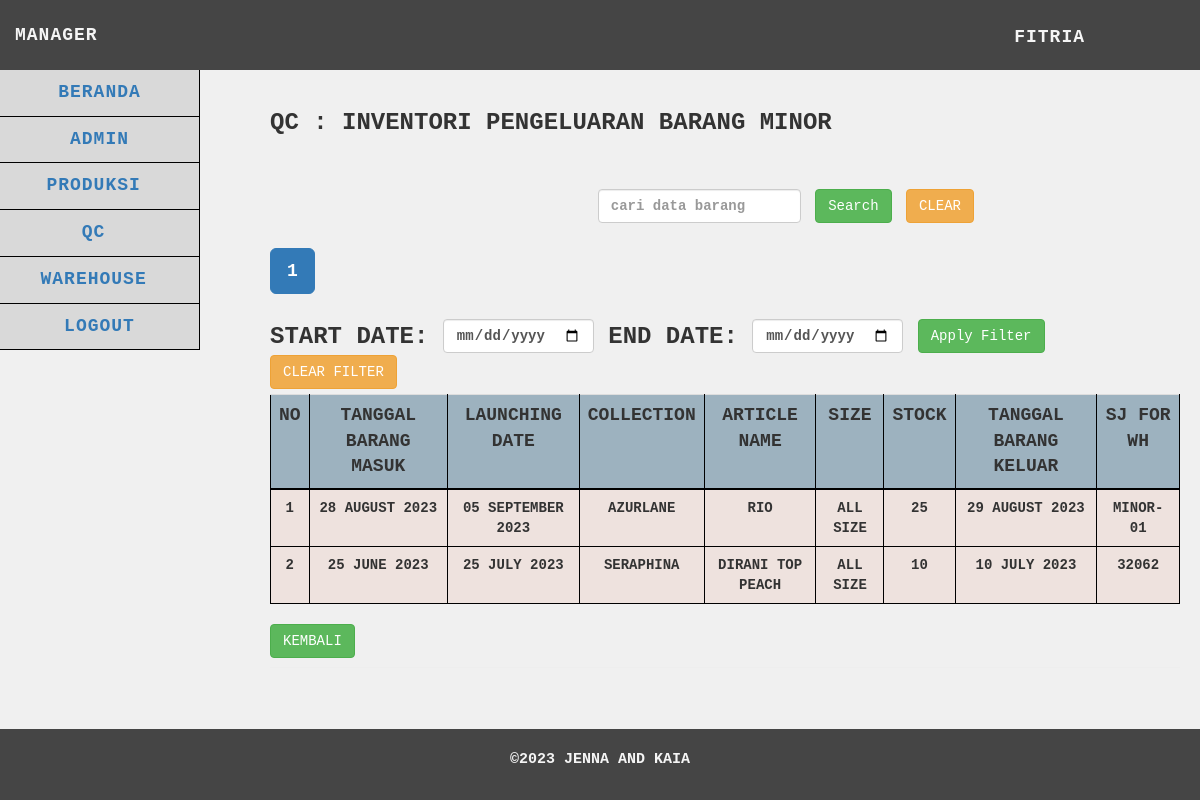
Page /manager/qc/barangminor/barangminor.php (signed in) on the earlier database version.
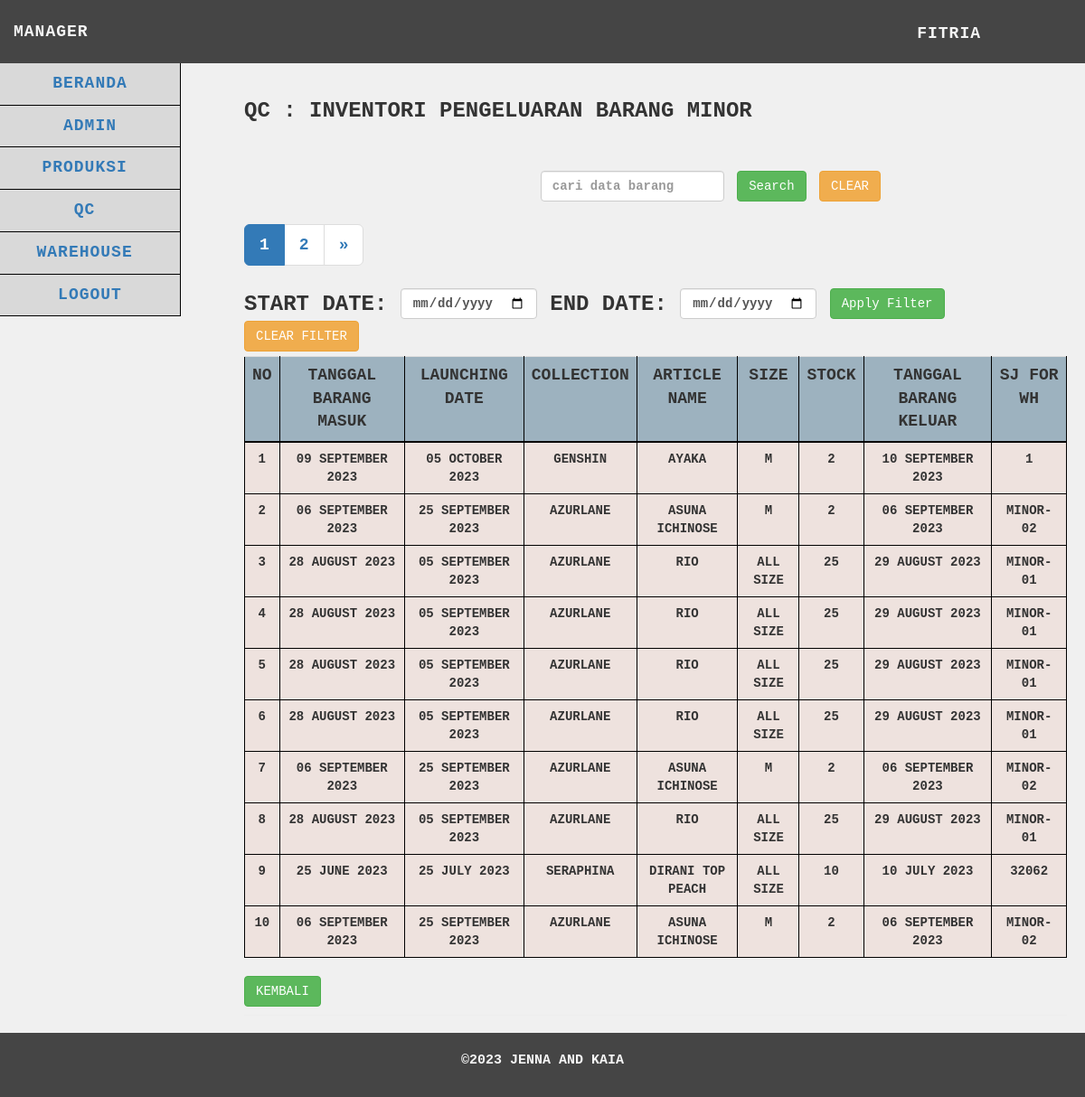
Same page on the later database version.
### tables this page shows
CREATE TABLE `barang_minor` (
  `idbarang_minor` int(25) NOT NULL,
  `tgl_brg_masuk` date NOT NULL,
  `launching_date` date NOT NULL,
  `collection` varchar(255) NOT NULL,
  `article_name` varchar(255) NOT NULL,
  `size` varchar(15) NOT NULL,
  `stock` int(255) NOT NULL,
  `tgl_brg_keluar` date NOT NULL,
  `sj_for_wh` varchar(255) NOT NULL,
  `idbarang_qc` int(25) NOT NULL
);

### manager/qc/barangminor/functions.php (called while the page is built, shortened)
<?php
$db = mysqli_connect("localhost", "root", "", "gudangjenna");
function query($query)
{
    global $db;
    $result = mysqli_query($db, $query);
    $rows = [];
    while ($row = mysqli_fetch_assoc($result)) {
        $rows[] = $row;
    }
    return $rows;
}
function formatDate($dateString)
{
    $timestamp = strtotime($dateString);
    return date('d F Y', $timestamp);
}

### manager/qc/barangminor/barangminor.php (the view, shortened to what the changed rows need)
<?php
$barangminor = query("SELECT * FROM barang_minor");
$limit = 10;
$page = isset($_GET['page']) ? $_GET['page'] : 1;
$start = ($page - 1) * $limit;
$start_date = isset($_GET['start_date']) ? $_GET['start_date'] : '';
$end_date = isset($_GET['end_date']) ? $_GET['end_date'] : '';
$date_filter = '';
$search = isset($_GET['search']) ? $_GET['search'] : '';
$search_filter = '';
$query = "SELECT * FROM barang_minor $date_filter $search_filter ORDER BY idbarang_minor DESC LIMIT $start, $limit";
$barangminor = query($query);
$totalRecordsSearchDateFilter = count(query("SELECT * FROM barang_minor $date_filter $search_filter"));
$totalPagesSearchDateFilter = ceil($totalRecordsSearchDateFilter / $limit);
?>
<!DOCTYPE html>
<html>
<head>
    <link href="../../../vendor/css/bootstrap/bootstrap.min.css" rel="stylesheet">
    <link href="../../../vendor/css/bootstrap/bootstrap.css" rel="stylesheet">
    <link href="../../../vendor/font-awesome/css/font-awesome.min.css" rel="stylesheet" type="text/css">
    <link href="../../../css/tabelmanager.css" rel="stylesheet">
</head>
<body>
    <div class="content">
        <div class="container-fluid">
            <h1 class="page-header">QC : Inventori Pengeluaran Barang Minor
                <br><br><br>
                <div class="row">
                    <div class="col-md-4">
                    </div>
                    <div class="col-md-6">
                        <form action="" method="GET" class="form-inline">
                        </form>
                    </div>
                </div>
                <div class="row" style="margin-top: 5px;">
                    <div class="col-md-6">
                        <div class="button-group" style="display: flex; align-items: center;">
                            <div class="pagination-container">
                                <ul class="pagination pagination-lg">
                                    <?php
                                    $startPage = max(1, $page - 1);
                                    $endPage = min($totalPagesSearchDateFilter, $startPage + 4);
                                        for ($p = $startPage; $p <= $endPage; $p++) :
                                     ?>
                                    <li class="<?php if ($p == $page) echo 'active'; ?>">
                                        <a
                                            href="?page=<?php echo $p; ?>&start_date=<?php echo $start_date; ?>&end_date=<?php echo $end_date; ?>&search=<?php echo $search; ?>">
                                            <?php echo $p; ?>
                                        </a>
                                    </li>
                                    <?php endfor; ?>
                                    <?php if ($page < $totalPagesSearchDateFilter) : ?>
                                    <li>
                                        <a href="?page=<?php echo ($page + 1); ?>&start_date=<?php echo $start_date; ?>&end_date=<?php echo $end_date; ?>&search=<?php echo $search; ?>"
                                            aria-label="Next">
                                            <span aria-hidden="true">&raquo;</span>
                                        </a>
                                    </li>
                                    <?php endif; ?>
                                </ul>
                            </div>
                        </div>
                    </div>
                </div>
                <div class="row" style="margin-top: 5px; margin-bottom: 5px">
                    <div class="col-md-12">
                        <form action="" method="GET" class="form-inline">
                        </form>
                    </div>
                </div>
                <div class="table-responsive">
                    <table id="data-table" class="table table-hover">
                        <tr>
                            <th scope="col">No</th>
                            <th scope="col">Tanggal Barang Masuk</th>
                            <th scope="col">Launching Date</th>
                            <th scope="col">Collection</th>
                            <th scope="col">Article Name</th>
                            <th scope="col">Size</th>
                            <th scope="col">Stock</th>
                            <th scope="col">Tanggal Barang Keluar</th>
                            <th scope="col">SJ For WH</th>
                        </tr>
                        <?php $i = $start + 1; ?>
                        <?php foreach ($barangminor as $row) : ?>
                        <tr class="data-row">
                            <td><?= $i; ?></td>
                            <td><?= formatDate($row["tgl_brg_masuk"]); ?></td>
                            <td><?= formatDate($row["launching_date"]); ?></td>
                            <td><?= $row["collection"]; ?></td>
                            <td><?= $row["article_name"]; ?></td>
                            <td><?= $row["size"]; ?></td>
                            <td><?= $row["stock"]; ?></td>
                            <td><?= formatDate($row["tgl_brg_keluar"]); ?></td>
                            <td><?= $row["sj_for_wh"]; ?></td>
                        </tr>
                        <?php $i++; ?>
                        <?php endforeach; ?>
                    </table>
                </div>
                <div>
                    <a href="../../beranda.php" class="btn btn-success">Kembali</a>
                </div>
        </div>
    </div>
</body>
</html>

Differences in the rows shown:
added barang_minor: tgl_brg_masuk "09 SEPTEMBER 2023", launching_date "05 OCTOBER 2023", collection "GENSHIN", article_name "AYAKA", size "M", stock "2", tgl_brg_keluar "10 SEPTEMBER 2023", sj_for_wh "1"
added barang_minor: tgl_brg_masuk "06 SEPTEMBER 2023", launching_date "25 SEPTEMBER 2023", collection "AZURLANE", article_name "ASUNA ICHINOSE", size "M", stock "2", tgl_brg_keluar "06 SEPTEMBER 2023", sj_for_wh "MINOR-02"
added barang_minor: tgl_brg_masuk "28 AUGUST 2023", launching_date "05 SEPTEMBER 2023", collection "AZURLANE", article_name "RIO", size "ALL SIZE", stock "25", tgl_brg_keluar "29 AUGUST 2023", sj_for_wh "MINOR-01"
added barang_minor: tgl_brg_masuk "28 AUGUST 2023", launching_date "05 SEPTEMBER 2023", collection "AZURLANE", article_name "RIO", size "ALL SIZE", stock "25", tgl_brg_keluar "29 AUGUST 2023", sj_for_wh "MINOR-01"
added barang_minor: tgl_brg_masuk "28 AUGUST 2023", launching_date "05 SEPTEMBER 2023", collection "AZURLANE", article_name "RIO", size "ALL SIZE", stock "25", tgl_brg_keluar "29 AUGUST 2023", sj_for_wh "MINOR-01"
added barang_minor: tgl_brg_masuk "06 SEPTEMBER 2023", launching_date "25 SEPTEMBER 2023", collection "AZURLANE", article_name "ASUNA ICHINOSE", size "M", stock "2", tgl_brg_keluar "06 SEPTEMBER 2023", sj_for_wh "MINOR-02"
added barang_minor: tgl_brg_masuk "28 AUGUST 2023", launching_date "05 SEPTEMBER 2023", collection "AZURLANE", article_name "RIO", size "ALL SIZE", stock "25", tgl_brg_keluar "29 AUGUST 2023", sj_for_wh "MINOR-01"
added barang_minor: tgl_brg_masuk "06 SEPTEMBER 2023", launching_date "25 SEPTEMBER 2023", collection "AZURLANE", article_name "ASUNA ICHINOSE", size "M", stock "2", tgl_brg_keluar "06 SEPTEMBER 2023", sj_for_wh "MINOR-02"
Other differences:
new list line: "2"
